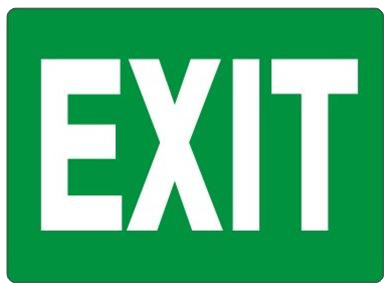

The script that saved this image:
from PIL import Image, ImageColor

fill_colour = ImageColor.getrgb('#ff000000')
print(repr(fill_colour))

im = Image.open('exit.jpg')
im = im.convert(mode='RGBA')
px = im.load()
border_colour = px[1, 1]
print(border_colour)

def match_colour(c1, c2):
    assert len(c1) == 4
    assert len(c2) == 4
    distance = sum((b1-b2)**2 for b1, b2 in zip(c1, c2))
    return distance < 5000

width, height = im.size
border = 20

for y in range(height):
    for x in range(width):
        if not (border < x < width - border and border < y < height - border) and match_colour(px[x, y], border_colour):
            px[x, y] = fill_colour

im.save('exit.png')
im.show()
